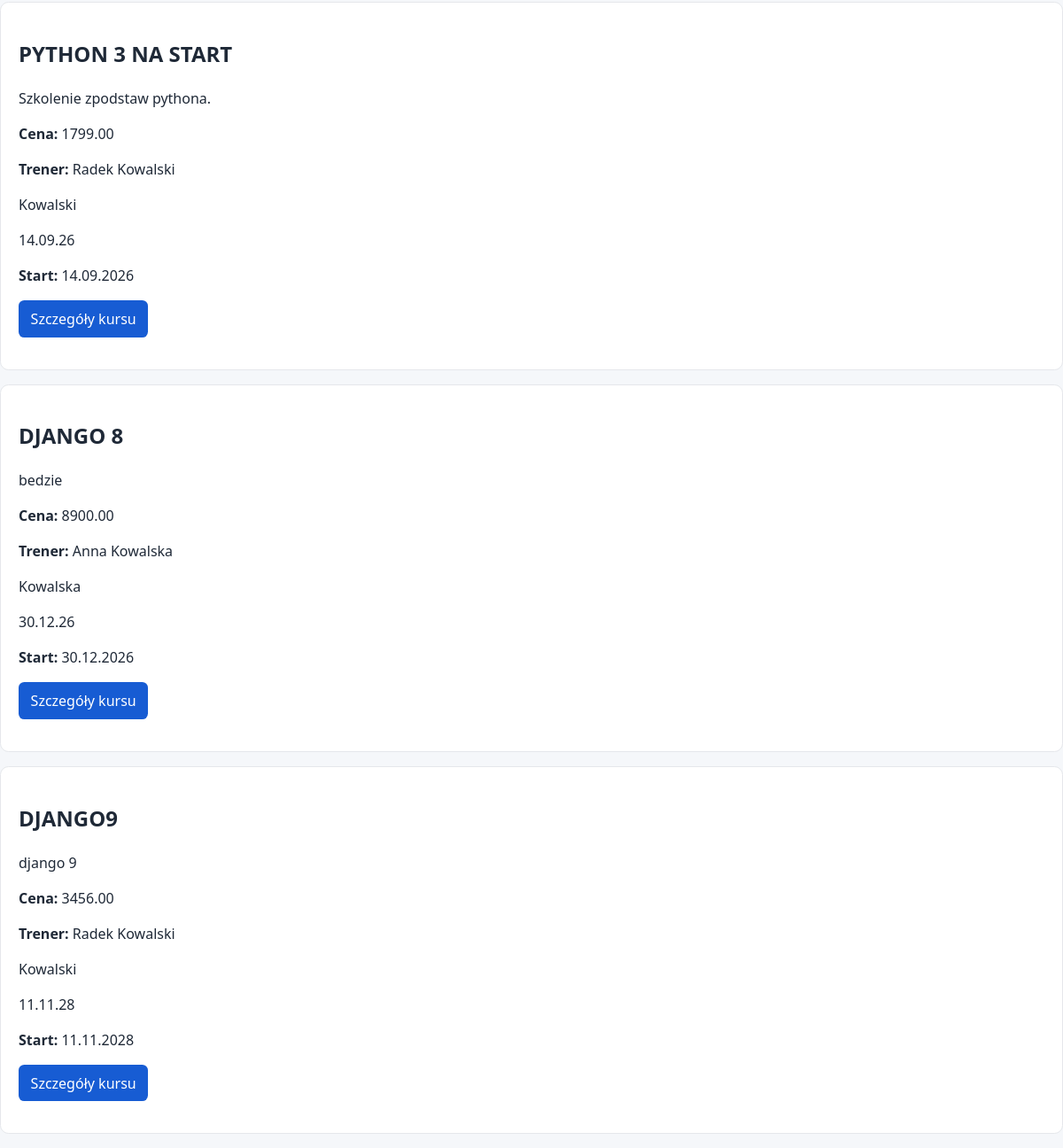
Page /courses/ (lower part) on the earlier database version.
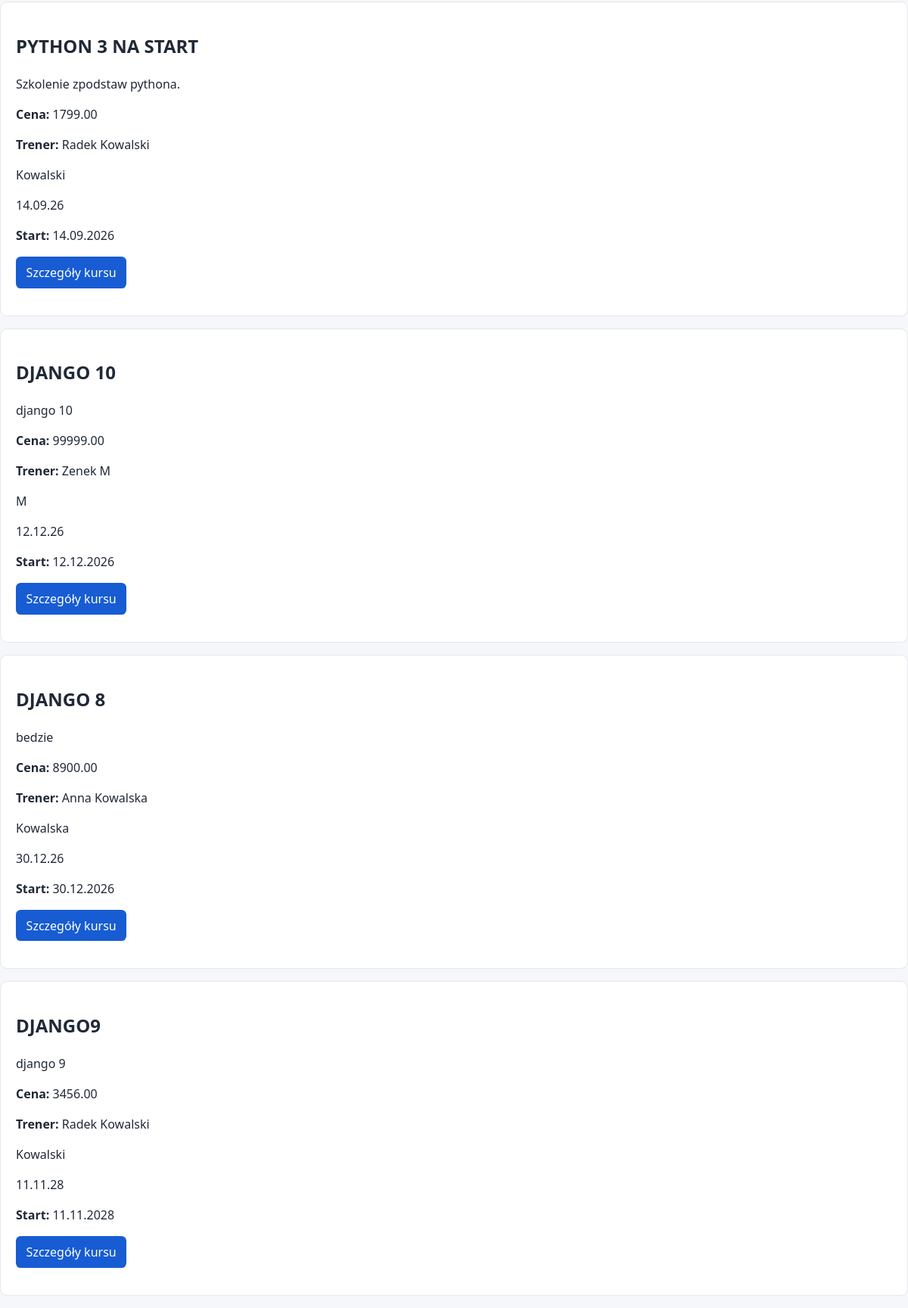
Same page on the later database version.
### courses/models.py (models this page shows, shortened)
class Course(models.Model):
    title = models.CharField(max_length=200)
    description = models.TextField()
    price = models.DecimalField(max_digits=10, decimal_places=2)
    start_date = models.DateField()
    active = models.BooleanField(default=True)
    max_participiants = models.PositiveIntegerField(default=20)
    trainer = models.ForeignKey(
        Trainer,
        on_delete=models.PROTECT,  # nie mozemy skasowac trenera jesli istnieje przypisany do niego kurs
        related_name="courses"
    )
    def get_absolute_url(self):
        return reverse("courses:course_detail", kwargs={"pk": self.pk})
    class Meta:
        ordering = ['start_date', 'title']

class Trainer(models.Model):
    first_name = models.CharField(max_length=100)
    last_name = models.CharField(max_length=100)
    email = models.EmailField(unique=True)
    bio = models.TextField(blank=True)  # dla pól tekstowych preferujemy blank
    def __str__(self) -> str:
        return f"{self.first_name} {self.last_name}"

### courses/views.py (the view)
# urls.py: path("courses/", views.course_list, name="course_list"),
def course_list(request):
    courses = Course.objects.filter(active=True)
    return render(
        request,
        "courses/course_list.html",
        {"courses": courses}
    )

### templates/courses/course_list.html (shortened to what this page needs)
{% extends "base.html" %}
{% block content %}
{% for course in courses %}
    <article class="card">
        <h2>{{ course.title|upper }}</h2>
        <p>{{ course.description|truncatewords:20 }}</p>
        <p><strong>Cena:</strong> {{ course.price }}</p>
        <p><strong>Trener:</strong> {{ course.trainer }}</p>
        <p>{{ course.trainer.last_name }}</p>
        <p>{{ course.start_date|date:"d.m.y" }}</p>
        <p><strong>Start:</strong> {{ course.start_date|date:"d.m.Y" }}</p>
        <p>
            <a class="button" href="{{ course.get_absolute_url }}">Szczegóły kursu</a>
        </p>
    </article>
{% empty %}
    <p>Brak kursów.</p>
{% endfor %}
{% endblock %}

### templates/base.html (shortened to what this page needs)
{% load static %}
<!DOCTYPE html>
<html lang="en">
<head>
    <link rel="stylesheet" href="{% static 'courses/style.css' %}">
</head>
<body>
<main>
    {% block content %}{% endblock %}
</main>
</body>
</html>

### static/courses/style.css (style rules this page uses)
* { box-sizing: border-box; }
body { font-family: system-ui, sans-serif; margin: 0; line-height: 1.5; background: #f5f7fa; color: #1f2937; }
a { color: #175cd3; }
.card { background: white; padding: 1.25rem; border-radius: .6rem; margin-bottom: 1rem; border: 1px solid #e5e7eb; }
button, .button { display: inline-block; padding: .55rem .85rem; border: 0; border-radius: .4rem; background: #175cd3; color: white; text-decoration: none; cursor: pointer; }

Differences in the rows shown:
added Course: title "DJANGO 10", description "django 10", price "99999.00", trainer "Zenek M", trainer.last_name "M", start_date "12.12.26", start_date "12.12.2026"
